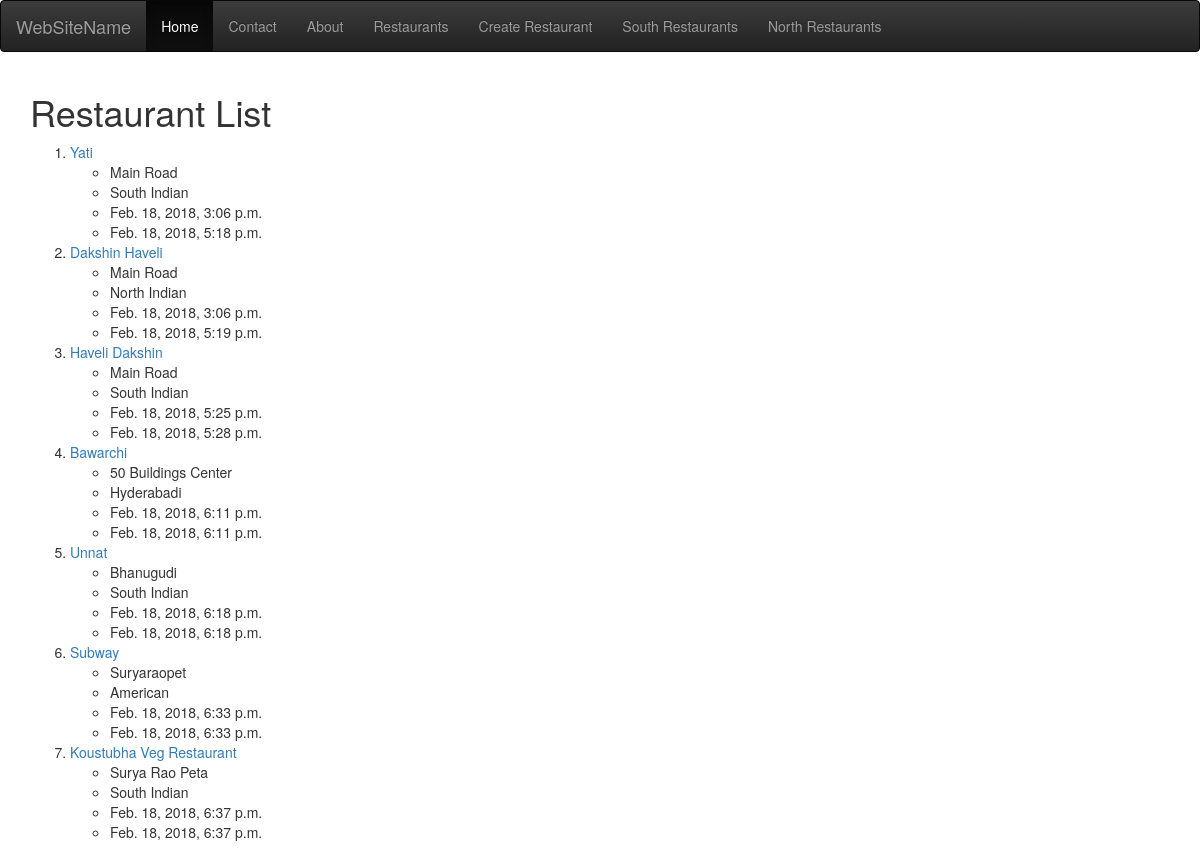
The page /restaurants/ on the database as committed earlier.
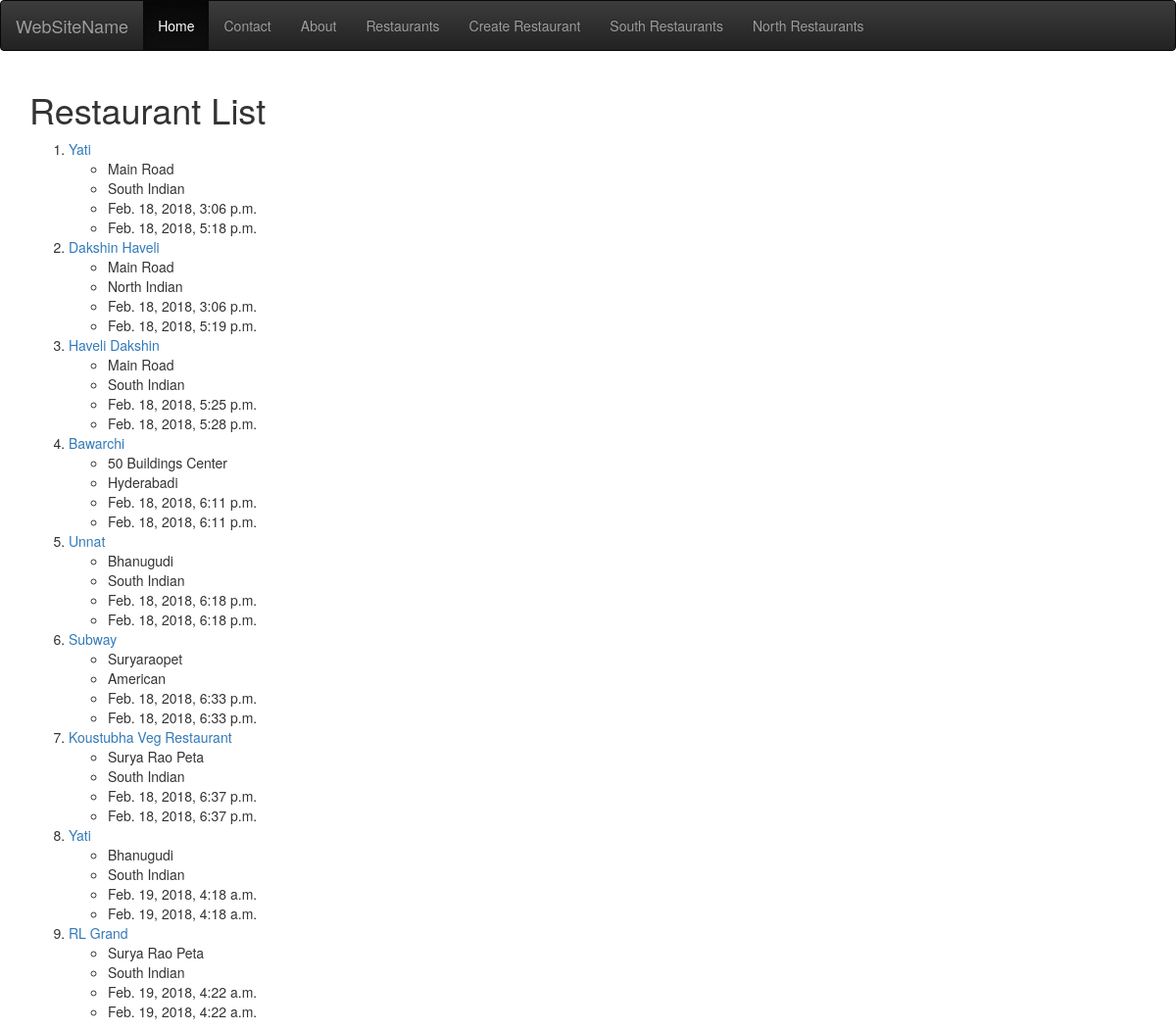
The same page on the database as committed later.
### restaurants/models.py (models this page shows, shortened)
class RestaurantLocation(models.Model):
    owner = models.ForeignKey(User)
    name = models.CharField(max_length=120)
    location = models.CharField(max_length=120, null=True, blank=True)
    category = models.CharField(max_length=120, null=True, blank=True)
    timestamp = models.DateTimeField(auto_now_add=True)
    updated = models.DateTimeField(auto_now=True)
    slug = models.SlugField(null=True, blank=True)

### restaurants/views.py (the view)
# urls.py: url(r'^restaurants/$', RestaurantListView.as_view()),
class RestaurantListView(ListView):
    template_name = 'restaurants/restaurant_list.html'
    def get_queryset(self):
        slug = self.kwargs.get('slug')
        if slug:
            queryset = RestaurantLocation.objects.filter(
                Q(category__icontains=slug) |
                Q(name__icontains=slug)
            )
        else:
            queryset = RestaurantLocation.objects.all()
        return queryset

### restaurants/templates/restaurants/restaurant_list.html (shortened to what this page needs)
{% extends 'base.html' %}
{% block content %}
    <h1>Restaurant List</h1>
    <ol>
        {% for object in object_list %}
            <li><a href="/restaurant/{{ object.slug }}/">{{ object.name }}</a></li>
                <ul>
                    <li>{{ object.location }}</li>
                    <li>{{ object.category }}</li>
                    <li>{{ object.timestamp }}</li>
                    <li>{{ object.updated }}</li>
                </ul>
        {% endfor %}
    </ol>
{% endblock content %}

Rows that differ between the two databases and show on the page:
added RestaurantLocation: name "Yati", location "Bhanugudi", category "South Indian", timestamp "Feb. 19, 2018, 4:18 a.m.", updated "Feb. 19, 2018, 4:18 a.m."
added RestaurantLocation: name "RL Grand", location "Surya Rao Peta", category "South Indian", timestamp "Feb. 19, 2018, 4:22 a.m.", updated "Feb. 19, 2018, 4:22 a.m."
